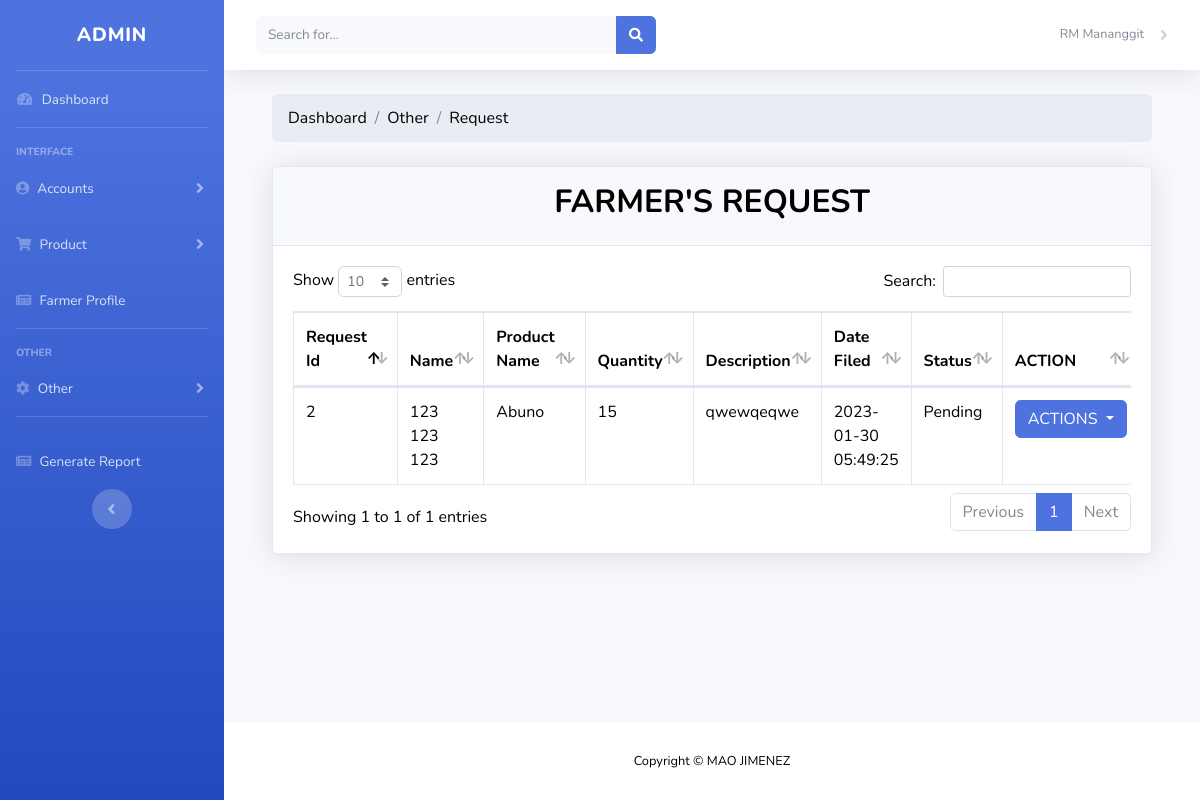
Before: /admin/request.php (signed in) with the older database file.
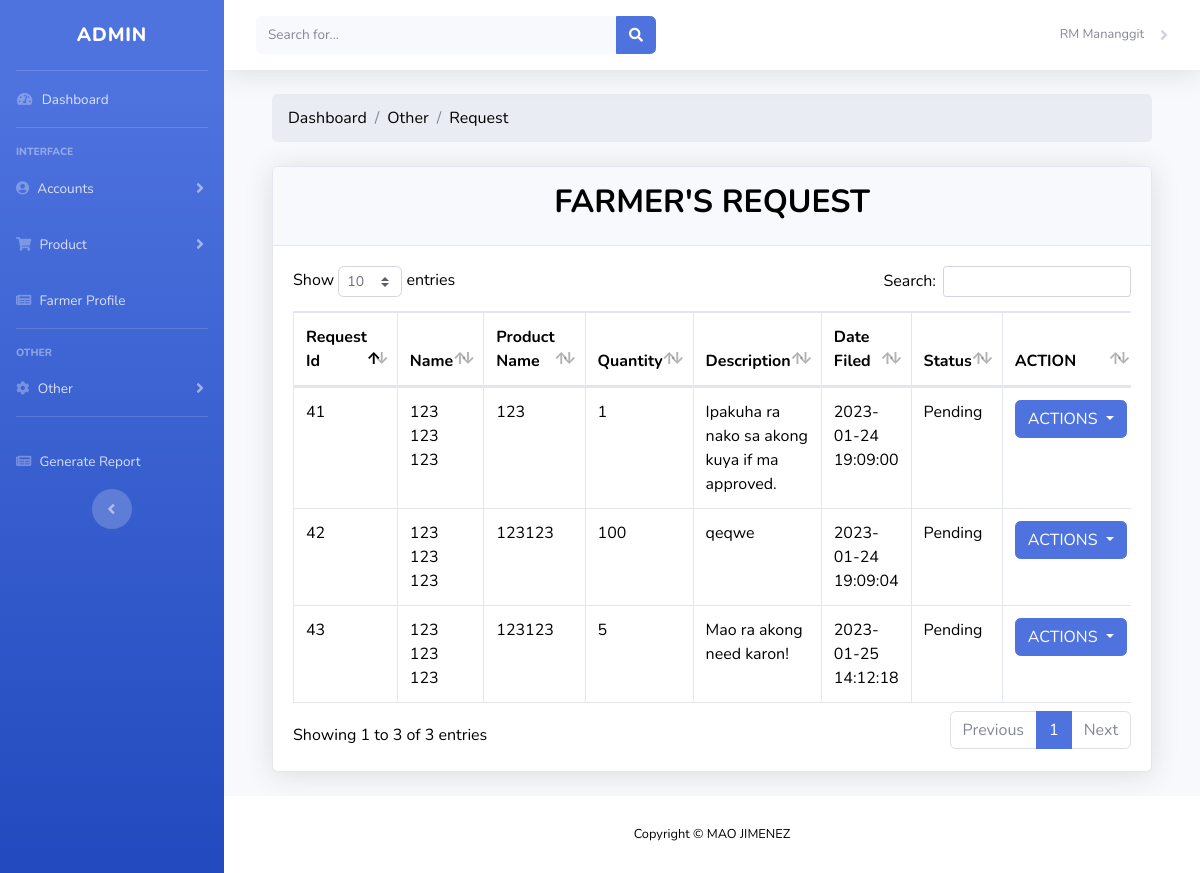
After: the same page with the newer database file.
### tables this page shows
CREATE TABLE `request` (
  `request_id` int(15) NOT NULL,
  `id` int(50) NOT NULL,
  `product_id` int(15) NOT NULL,
  `request_quantity` int(255) NOT NULL,
  `description` text NOT NULL,
  `request_date` datetime NOT NULL,
  `request_status` int(50) NOT NULL
);

CREATE TABLE `farmer` (
  `user_id` int(11) NOT NULL,
  `fname` varchar(100) NOT NULL,
  `mname` varchar(100) NOT NULL,
  `lname` varchar(100) NOT NULL,
  `Purok` varchar(255) NOT NULL,
  `Street` varchar(100) NOT NULL,
  `Barangay` varchar(100) NOT NULL,
  `Municipality` varchar(100) NOT NULL,
  `Province` varchar(100) NOT NULL,
  `Region` varchar(100) NOT NULL,
  `gender` varchar(100) NOT NULL,
  `civil_status` varchar(100) NOT NULL,
  `religion` varchar(100) NOT NULL,
  `mobile_number` bigint(100) NOT NULL,
  `email` varchar(100) NOT NULL,
  `password` varchar(100) NOT NULL,
  `4ps` varchar(100) NOT NULL,
  `ig` varchar(100) NOT NULL,
  `pwd` varchar(255) NOT NULL,
  `livelihood` varchar(255) NOT NULL,
  `qrcode` varchar(255) NOT NULL,
  `profilepicture` longblob NOT NULL,
  `user_type` int(20) NOT NULL,
  `user_status` int(20) NOT NULL
);

CREATE TABLE `product` (
  `product_id` int(15) NOT NULL,
  `product_name` varchar(50) NOT NULL,
  `product_image` longblob NOT NULL,
  `product_quantity` int(15) NOT NULL,
  `exp_date` date NOT NULL,
  `product_category_id` int(15) NOT NULL,
  `product_status` varchar(15) NOT NULL
);

CREATE TABLE `request_status` (
  `request_id` int(11) NOT NULL,
  `request_name` varchar(255) NOT NULL
);

### admin/request.php (the view, shortened to what this page needs)
<?php include('authentication.php'); ?>
<?php include('includes/header.php');?>
<div class="container-fluid">
<ol class="breadcrumb mb-4">
            <li class="breadcrumb-item">Dashboard</li>
            <li class="breadcrumb-item">Other</li>
            <li class="breadcrumb-item">Request</li>
             </ol>
                    <div class="card shadow mb-4">
                        <div class="card-header py-3 text-center">
                        <h2><strong>FARMER'S REQUEST</strong></h2>
                        </div>
                        <div class="card-body">
                            <div class="table-responsive">
                                <table class="table table-bordered" id="dataTable" width="100%" cellspacing="0">
                                    <thead>
                                        <tr>
                                            <th>Request Id</th>
                                            <th>Name</th>
                                            <th>Product Name</th>
                                            <th>Quantity</th>
                                            <th>Description</th>
                                            <th>Date Filed</th>
                                            <th>Status</th>
                                            <th>ACTION</th>
                                        </tr>
                                    </thead>
                                    <tbody>
                                    <?php
                            $query = "SELECT
                            request.request_id,
                            farmer.fname,
                            farmer.mname,
                            farmer.lname,
                            product.product_name,
                            request.request_quantity,
                            request.description,
                            request.request_date,
                            request.request_status,
                            request_status.request_name
                            FROM
                            request
                            INNER JOIN farmer ON request.id = farmer.user_id
                            INNER JOIN product ON request.product_id = product.product_id
                            INNER JOIN request_status ON request.request_status = request_status.request_id";
                            $query_run = mysqli_query($con, $query);
                            if(mysqli_num_rows($query_run) > 0)
                            {
                                foreach($query_run as $row)
                                {
                                    ?>
                                    <tr>
                                    <td><?= $row['request_id']; ?></td>
                                        <td><?= $row['fname']; ?> <?= $row['mname']; ?> <?= $row['lname']; ?></td>
                                        <td><?= $row['product_name']; ?></td>
                                        <td><?= $row['request_quantity']; ?></td>
                                        <td><?= $row['description']; ?></td>
                                        <td><?= $row['request_date']; ?></td>
                                        <td><?= $row['request_name']; ?></td>
                                        <td class="text-center">
                                        <div class="dropdown ">
  <button class="btn btn-primary dropdown-toggle" type="button" id="dropdownMenuButton" data-toggle="dropdown" aria-haspopup="true" aria-expanded="false">
 ACTIONS
  </button>
</div>
                                        </td>
                                    </tr>
                                    <?php
                                }
                            }
                            else
                            {
                            ?>
                                <tr>
                                    <td colspan="7">No Record Found</td>
                                </tr>
                            <?php
                            }
                            ?>
                                    </tbody>
                                </table>
                            </div>
                        </div>
                    </div>
                </div>
<?php include('includes/footer.php');?>

### admin/includes/header.php (shortened to what this page needs)
<!DOCTYPE html>
<html lang="en">
<head>
    <link href="vendor/fontawesome-free/css/all.min.css" rel="stylesheet" type="text/css">
    <link href="css/sb-admin-2.min.css" rel="stylesheet">
    <link href="css/custom.css" rel="stylesheet">
    <link rel="stylesheet" href="https://cdnjs.cloudflare.com/ajax/libs/bootstrap-datepicker/1.9.0/css/bootstrap-datepicker.min.css">
    <link rel="stylesheet" href="https://cdnjs.cloudflare.com/ajax/libs/font-awesome/4.7.0/css/font-awesome.min.css">
    <link href="vendor/datatables/dataTables.bootstrap4.min.css" rel="stylesheet">
</head>
<body>
<?php include('includes/sidebar.php');?>
<?php include('includes/nav-top.php');?>

### admin/includes/sidebar.php (shortened to what this page needs)
 <div id="wrapper">
<ul class="navbar-nav bg-gradient-primary sidebar sidebar-dark accordion" id="accordionSidebar">
    <a class="sidebar-brand d-flex align-items-center justify-content-center" href="index.php">
        <div class="sidebar-brand-text mx-3" style="font-size: larger;">ADMIN</div>
    </a>
    <hr class="sidebar-divider my-0">
    <li class="nav-item">
        <a class="nav-link" href="index.php">
            <i class="fas fa-fw fa-tachometer-alt"></i>
            <span>Dashboard</span></a>
    </li>
    <hr class="sidebar-divider">
    <div class="sidebar-heading">
        Interface
    </div>
    <li class="nav-item">
        <a class="nav-link collapsed" href="#" data-toggle="collapse" data-target="#account"
            aria-expanded="true" aria-controls="account">
            <i class="fas fa-user-circle"></i>
            <span>Accounts</span>
        </a>
    </li>
    <li class="nav-item">
        <a class="nav-link collapsed" href="#" data-toggle="collapse" data-target="#collapseUtilities"
            aria-expanded="true" aria-controls="collapseUtilities">
            <i class="fas fa-shopping-cart"></i>
            <span>Product</span>
        </a>
    </li>
    <li class="nav-item">
        <a class="nav-link collapsed" href="farmer_account.php">
        <i class="fas fa-newspaper"></i>
            <span>Farmer Profile</span>
        </a>
    </li>
    <hr class="sidebar-divider">
    <div class="sidebar-heading">
        Other
    </div>
    <li class="nav-item">
        <a class="nav-link collapsed" href="#" data-toggle="collapse" data-target="#collapsePages"
            aria-expanded="true" aria-controls="collapsePages">
            <i class="fas fa-cog"></i>
            <span>Other</span>
        </a>
    </li>
    <hr class="sidebar-divider d-none d-md-block">
    <li class="nav-item">
        <a class="nav-link collapsed" href="#">
        <i class="fas fa-newspaper"></i>
            <span>Generate Report</span>
        </a>
    </li>
    <div class="text-center d-none d-md-inline">
        <button class="rounded-circle border-0" id="sidebarToggle"></button>
    </div>
</ul>

### admin/includes/nav-top.php (shortened to what this page needs)
  <div id="content-wrapper" class="d-flex flex-column">
<div id="content">
    <nav class="navbar navbar-expand navbar-light bg-white topbar mb-4 static-top shadow">
        <form
            class="d-none d-sm-inline-block form-inline mr-auto ml-md-3 my-2 my-md-0 mw-100 navbar-search">
            <div class="input-group">
                <input type="text" class="form-control bg-light border-0 small" placeholder="Search for..."
                    aria-label="Search" aria-describedby="basic-addon2">
                <div class="input-group-append">
                    <button class="btn btn-primary" type="button">
                        <i class="fas fa-search fa-sm"></i>
                    </button>
                </div>
            </div>
        </form>
        <ul class="navbar-nav ml-auto">
            <li class="nav-item dropdown">
                <a class="nav-link dropdown-toggle" href="#" id="userDropdown" role="button"
                    data-toggle="dropdown" aria-haspopup="true" aria-expanded="false">
                    <span class="mr-2 d-none d-lg-inline text-gray-600 small"> <?= $_SESSION['auth_user'] ['user_name'];  ?></span>
                </a>
            </li>
        </ul>
    </nav>
    <div class="container-fluid">

### admin/includes/footer.php (shortened to what this page needs)
</div>
            </div>
            <footer class="sticky-footer bg-white">
                <div class="container my-auto">
                    <div class="copyright text-center my-auto">
                        <span>Copyright &copy; MAO JIMENEZ</span>
                    </div>
                </div>
            </footer>
        </div>
    </div>
</body>
</html>

### admin/css/custom.css (style rules this page uses)
body { color: black; }

Changed rows visible on the page:
removed request: request_id "2", id.fname "123", id.mname "123", id.lname "123", product.product_name "Abuno", request_quantity "15", description "qwewqeqwe", request_date "2023-01-30 05:49:25", request_status.request_name "Pending"
added request: request_id "41", id.fname "123", id.mname "123", id.lname "123", product.product_name "123", request_quantity "1", description "Ipakuha ra nako sa akong kuya if ma approved.", request_date "2023-01-24 19:09:00", request_status.request_name "Pending"
added request: request_id "42", id.fname "123", id.mname "123", id.lname "123", product.product_name "123123", request_quantity "100", description "qeqwe", request_date "2023-01-24 19:09:04", request_status.request_name "Pending"
added request: request_id "43", id.fname "123", id.mname "123", id.lname "123", product.product_name "123123", request_quantity "5", description "Mao ra akong need karon!", request_date "2023-01-25 14:12:18", request_status.request_name "Pending"
Other visible differences:
text written by a page script: "Show entries Search: Showing 1 to 1 of 1 entries Previous 1 Next" → "Show entries Search: Showing 1 to 3 of 3 entries Previous 1 Next"
